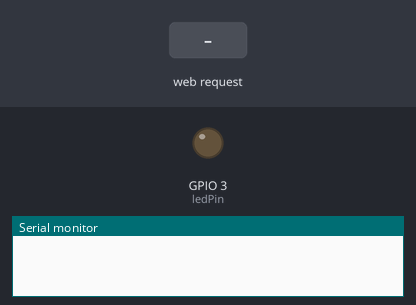
This sketch was run on a simulated ESP8266 (NodeMCU). Shown: output pins drawn as LEDs (lit = HIGH), the last lines printed to the serial monitor. The test bench sets the inputs (shaded band). WiFi joins after 1.5 s; servers stay silent unless stated.

Above: at 2.7 s.
2.8 s: HTTP request GET /ON received
At 3.1 s:
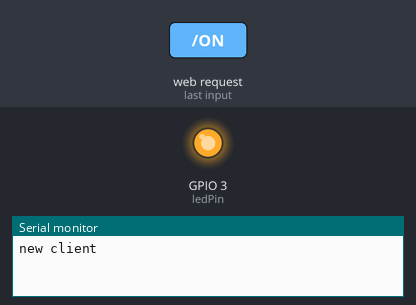
4.3 s: HTTP request GET /OFF received
At 5.4 s:
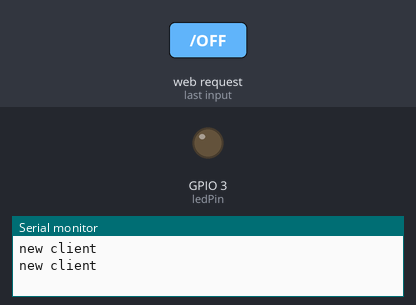
Timing chart, 0 to 7.3 s (numbered marks = the images above; inputs shaded):
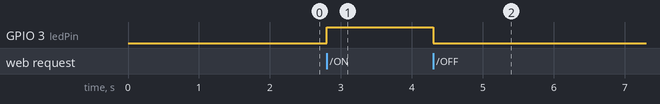

The sketch:

ESP8266-PMV16XNMosfet.ino
```cpp
#include <ESP8266WiFi.h>
#include <ArduinoOTA.h>

const char* ssid = "*";
const char* password = "*";

unsigned long previousMillis = 0;
unsigned long interval = 43200000; // 12 hrs = 43,200,000 millis

/*
ESP8266 Rx Pin --220 ohm----PMV16XN(G)		            +5V			+5V
(ESP01)					              |	                        |			|
	|							           2.2K ohm		                 Phone	470 ohm
	|							              |			                    |			|
	|						            PMV16XN (S)	   PMV16XN (D)----|----LED
	|							              |
	GND					               GND
*/


//int ledPin = 1; // GPIO1 or TX0 of ESP8266 (Does not boot in above config ~ Tx pin held low at boot)
int ledPin = 3; // GPIO3 or RX0 of ESP8266
WiFiServer server(80);//Service Port

void setup() {


  pinMode(ledPin, INPUT_PULLUP); // Enable internal pull-up resistor
  pinMode(ledPin, OUTPUT);
  digitalWrite(ledPin, LOW);

  // Connect to WiFi network


  WiFi.begin(ssid, password);

  while (WiFi.status() != WL_CONNECTED) {
    delay(500);

  }
  WiFi.setAutoReconnect(true);
  WiFi.persistent(true);

  // Start the server
  server.begin();


  ArduinoOTA.onStart([]() {
    String type;
    if (ArduinoOTA.getCommand() == U_FLASH) {
      type = "sketch";
    } else { // U_FS
      type = "filesystem";
    }

    // NOTE: if updating FS this would be the place to unmount FS using FS.end()

  });
  ArduinoOTA.onEnd([]() {

  });
  ArduinoOTA.onProgress([](unsigned int progress, unsigned int total) {

  });
  ArduinoOTA.onError([](ota_error_t error) {

    if (error == OTA_AUTH_ERROR) {

    } else if (error == OTA_BEGIN_ERROR) {

    } else if (error == OTA_CONNECT_ERROR) {

    } else if (error == OTA_RECEIVE_ERROR) {

    } else if (error == OTA_END_ERROR) {

    }
  });
  ArduinoOTA.begin();


}

void loop() {
  ArduinoOTA.handle();
  unsigned long currentMillis = millis();
  if (currentMillis - previousMillis >=interval){
  ESP.restart();
  }

  // Check if a client has connected
  WiFiClient client = server.available();
  if (!client) {
    return;
  }

  Serial.println(F("new client"));

  client.setTimeout(5000); // default is 1000

  // Read the first line of the request
  String request = client.readStringUntil('\r');


  // Match the request

  int value = LOW;
  if (request.indexOf("/ON") != -1) {
    digitalWrite(ledPin, HIGH);

  }
  if (request.indexOf("/OFF") != -1){
    digitalWrite(ledPin, LOW);

  }


     // read/ignore the rest of the request
  // do not client.flush(): it is for output only, see below
  while (client.available()) {
    // byte by byte is not very efficient
    client.read();
  }

client.print(F("HTTP/1.1 200 OK\r\nContent-Type: text/html\r\n\r\n<!DOCTYPE HTML>\r\n<html>\r\nOK "));

// The client will actually be *flushed* then disconnected
  // when the function returns and 'client' object is destroyed (out-of-scope)
  // flush = ensure written data are received by the other side
  // close the connection:
    client.flush();


}
```

Measured:
- after the input at 2.8 s, GPIO 3 (ledPin): LOW → HIGH at once
- after the input at 4.3 s, GPIO 3 (ledPin): HIGH → LOW at once
